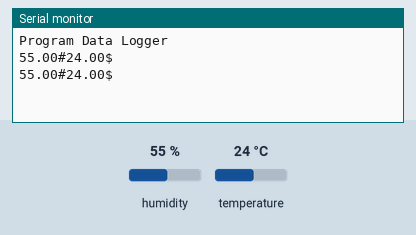
Recording of a sketch running on a simulated ESP8266 (NodeMCU). On the bench: the last lines printed to the serial monitor. Inputs (shaded band) come from the test bench; at power-on: humidity 55 %, temperature 24 °C. Storage starts empty.

Above: at 10.8 s.
10.9 s: humidity set to 22 %
At 16.2 s:
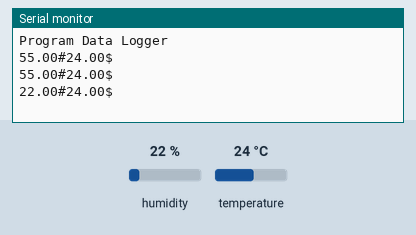
18.4 s: temperature set to 12 °C
At 21.2 s:
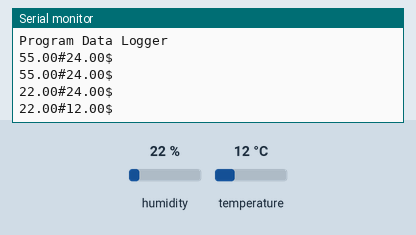
25.9 s: humidity set to 40 %
At 31.3 s:
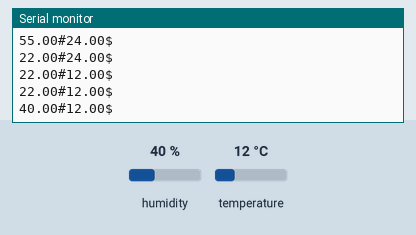
Timing chart, 0 to 32.8 s (numbered marks = the images above; inputs shaded):
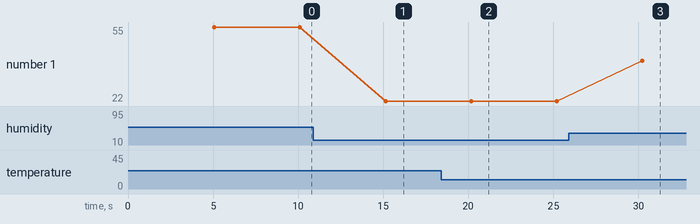

The sketch:

SDdatalog.ino
```cpp
#include <SPI.h>
#include <SD.h>
#include <DHT.h>

#define chipSelect D8
DHT dht(D4, DHT11);

void setup() {
  Serial.begin(9600);
  dht.begin();

  SD.begin(chipSelect);
  if(!SD.begin(chipSelect)) {
    Serial.println("SD Card not Found!");
    return;
  }
  Serial.println("Program Data Logger");
}

void loop() {
  delay(5000);
  String dataString = "";
  float h = dht.readHumidity();
  float t = dht.readTemperature();

  dataString += String(h) + "#" + String(t) + "$";
  File dataFile = SD.open("datalog.txt", FILE_WRITE);
  if (dataFile) {
    dataFile.println(dataString);
    dataFile.close();
    Serial.println(dataString);
  }
  else {
    Serial.println("error opening datalog.txt");
  }
}
```

Measured:
- after the input at 10.9 s, the serial monitor: prints a new line after 4.2 s (image 1)
- after the input at 18.4 s, the serial monitor: prints a new line after 1.8 s (image 2)
- after the input at 25.9 s, the serial monitor: prints a new line after 4.3 s (image 3)
- plotted number 1: 55 → 22 after the input at 10.9 s, 22 → 40 after the input at 25.9 s
